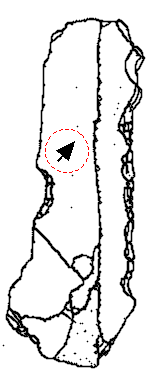
#> input picture image.png, 151 x 374 px
$ python -i ripple_remover.py   (imports and definitions only)
#> lines starting #> are read from the running program, lines starting #| are printed output that depends on the picture; after the words box and inside, x2 and y2 are one past the last pixel; in counts of white or black regions, pixels touching at a corner belong together
import cv2
import numpy as np
import networkx as nxgraph
from skimage import morphology
from scipy.ndimage import label
import os
import traceback
from PIL import Image
import numpy as np


# [12 lines left out: function exception_hook, not called in this run]

# Install the exception hook
import sys
sys.excepthook = exception_hook

# [1 line not run here, left out]


def improve_line_quality_antialias(binary_image, line_boost=1.0, preserve_thickness=True):
    """
    Improve line quality using advanced anti-aliasing while preserving original thickness

    Args:
        binary_image: Input binary image (black lines on white background)
        line_boost: Factor to slightly adjust line presence (1.0 = no change)
        preserve_thickness: Whether to preserve original line thickness

    Returns:
        improved_image: Enhanced image with better line quality
    """
    # Ensure correct format
    if binary_image.max() <= 1:
        binary_image = binary_image * 255

    # Convert to proper format
    binary_image = binary_image.astype(np.uint8)

    if preserve_thickness:
        # Gentle enhancement that preserves thickness
        scale_factor = 3  # Reduced from 6 for better thickness preservation
        h, w = binary_image.shape
        upscaled = cv2.resize(binary_image, (w * scale_factor, h * scale_factor),
                             interpolation=cv2.INTER_CUBIC)

        # Very light morphological operations
        if line_boost > 1.0:
            kernel = np.ones((2, 2), np.uint8)
            upscaled = cv2.dilate(upscaled, kernel, iterations=1)

        # Gentle Gaussian blur for smoothing
        blurred = cv2.GaussianBlur(upscaled, (3, 3), 0.5)  # Reduced sigma

        # Conservative threshold to maintain line width
        _, smoothed = cv2.threshold(blurred, 200, 255, cv2.THRESH_BINARY)  # Lower threshold

        # Light median filter
        smoothed = cv2.medianBlur(smoothed, 3)

        # Scale back down with high-quality interpolation
        result = cv2.resize(smoothed, (w, h), interpolation=cv2.INTER_AREA)

        # Final threshold with preservation bias
        _, result = cv2.threshold(result, 180, 255, cv2.THRESH_BINARY)  # Lower threshold

    else:
        # Original aggressive enhancement for very thin lines
        scale_factor = 6
        h, w = binary_image.shape
        upscaled = cv2.resize(binary_image, (w * scale_factor, h * scale_factor),
                             interpolation=cv2.INTER_CUBIC)

        kernel = np.ones((2, 2), np.uint8)
        if line_boost > 1.0:
            upscaled = cv2.dilate(upscaled, kernel, iterations=1)

        blurred = cv2.GaussianBlur(upscaled, (3, 3), 0.8)
        _, smoothed = cv2.threshold(blurred, 225, 255, cv2.THRESH_BINARY)
        smoothed = cv2.medianBlur(smoothed, 3)

        if line_boost > 1.3:
            smoothed = cv2.erode(smoothed, kernel, iterations=1)

        result = cv2.resize(smoothed, (w, h), interpolation=cv2.INTER_AREA)
        _, result = cv2.threshold(result, 200, 255, cv2.THRESH_BINARY)

    return result

def create_thickness_aware_mask(original_binary, structural_mask, min_thickness=1, max_thickness=10):
    """
    Create a thickness-aware reconstruction mask that preserves original line widths

    Args:
        original_binary: Original binary image (boolean array, True=foreground)
        structural_mask: Skeleton-based mask of structural elements (boolean array)
        min_thickness: Minimum line thickness to preserve
        max_thickness: Maximum line thickness to preserve

    Returns:
        final_mask: Boolean mask preserving original line thickness for structural elements
    """
    # Convert structural mask to distance transform to get reconstruction zones
    from scipy.ndimage import distance_transform_edt

    # Create distance transform from structural skeleton
    # This gives us zones around structural lines where we should preserve original content
    structural_distance = distance_transform_edt(~structural_mask)

    # Create adaptive dilation zones based on local line thickness in original
    original_distance = distance_transform_edt(~original_binary)

    # For each structural pixel, determine appropriate reconstruction radius
    reconstruction_mask = np.zeros_like(original_binary, dtype=bool)

    # Get coordinates of structural skeleton pixels
    struct_y, struct_x = np.where(structural_mask)

    for i in range(len(struct_y)):
        y, x = struct_y[i], struct_x[i]

        # Find original line thickness at this location by looking in neighborhood
        # Get local neighborhood around this skeleton point
        neighborhood_size = max_thickness + 2
        y_min = max(0, y - neighborhood_size)
        y_max = min(original_binary.shape[0], y + neighborhood_size + 1)
        x_min = max(0, x - neighborhood_size)
        x_max = min(original_binary.shape[1], x + neighborhood_size + 1)

        # Get the original content in this neighborhood
        local_original = original_binary[y_min:y_max, x_min:x_max]

        if np.any(local_original):
            # Find the maximum distance to background in this neighborhood
            # This approximates the local line thickness
            local_distances = distance_transform_edt(local_original)
            local_thickness = np.max(local_distances)

            # Clamp thickness to reasonable bounds
            reconstruction_radius = max(min_thickness, min(max_thickness, int(local_thickness * 0.2)))

            # Create circular reconstruction zone around this skeleton point
            for dy in range(-reconstruction_radius, reconstruction_radius + 1):
                for dx in range(-reconstruction_radius, reconstruction_radius + 1):
                    ny, nx = y + dy, x + dx
                    if (0 <= ny < original_binary.shape[0] and
                        0 <= nx < original_binary.shape[1] and
                        dy*dy + dx*dx <= reconstruction_radius*reconstruction_radius):
                        reconstruction_mask[ny, nx] = True

    # Final mask: original content AND within reconstruction zones
    final_mask = original_binary & reconstruction_mask

    return final_mask

# [40 lines left out: function crop_to_content, not called in this run]


def debug_image_info(name, img):
    """Print detailed image information for debugging"""
    if img is None:
        print(f"{name:<30} {'N/A':>10} {'N/A':>10} {'None':>15} {'N/A':>8} {'N/A':>8}")
        return

    if isinstance(img, bool) or (hasattr(img, 'dtype') and img.dtype == bool):
        img_type = "Boolean"
    elif not hasattr(img, 'dtype'):
        img_type = type(img).__name__
    else:
        img_type = str(img.dtype)

    shape_info = "N/A"
    h, w = "N/A", "N/A"
    min_val, max_val = "N/A", "N/A"

    if hasattr(img, 'shape'):
        if len(img.shape) == 2:
            h, w = img.shape
            shape_info = f"2D: {w}x{h}"
        elif len(img.shape) == 3:
            h, w, c = img.shape
            shape_info = f"3D: {w}x{h}x{c}"
        else:
            shape_info = f"Other: {img.shape}"

    if hasattr(img, 'min') and hasattr(img, 'max'):
        try:
            min_val = f"{img.min():.2f}"
            max_val = f"{img.max():.2f}"
        except:
            min_val = "Error"
            max_val = "Error"

    print(f"{name:<30} {w:>10} {h:>10} {img_type:>15} {min_val:>8} {max_val:>8}")
    return img

    # Save the image
    cv2.imwrite(output_path, img)
    print(f"Debug image saved to {output_path}")

def process_lithic_drawing_improved(image_path, output_folder="image_debug", dpi_info=None, format_info=None, output_dpi=None):
    """
    Process a lithic drawing to remove ripple lines while preserving original line quality and metadata

    Args:
        image_path: Path to the input image
        output_folder: Folder to save all output images
        dpi_info: DPI information to preserve (tuple of x,y dpi)
        format_info: Original image format to preserve

    Returns:
        cleaned_image: Image with ripple lines removed but original line quality preserved
    """
#> called with image_path = 'image.png', output_folder = 'image_debug'
    # Create output folder if it doesn't exist
    os.makedirs(output_folder, exist_ok=True)
    print(f"Created output folder: {output_folder}")

    # Add debugging header
    print("\n=== IMAGE DIMENSIONS DEBUGGING ===")
    print(f"{'Step':<30} {'Width':>10} {'Height':>10} {'Type':>15} {'Min':>8} {'Max':>8}")
    print("-" * 80)

    # Step 1: Read the image and preserve metadata
    print("Reading image...")
    if isinstance(image_path, str):
        # Use Pillow to read the image and preserve metadata
        try:
            pil_image = Image.open(image_path)
#> pil_image is the input picture: PIL image 151x374 RGB; mean R, G, B 229.2, 228.8, 228.8
            # Store metadata if not already provided
            if format_info is None:
                format_info = pil_image.format
                print(f"Image format: {format_info}")
#| Image format: PNG

            if dpi_info is None and hasattr(pil_image, 'info') and 'dpi' in pil_image.info:
                dpi_info = pil_image.info['dpi']
#> dpi_info = (300, 300)
                print(f"Image DPI: {dpi_info}")
#| Image DPI: (299.9994, 299.9994)

            # Convert to numpy array for processing (grayscale)
            original_image = np.array(pil_image.convert('L'))
            print(f"Image read successfully. Shape: {original_image.shape}")
#| Image read successfully. Shape: (374, 151)
        except Exception as e:
            print(f"Error reading with Pillow: {e}")
            # Fallback to OpenCV
            original_image = cv2.imread(image_path, cv2.IMREAD_GRAYSCALE)
            if original_image is None:
                raise ValueError(f"Could not read image at {image_path}")
            print(f"Image read with OpenCV. Shape: {original_image.shape}")
    else:
        # Assume image_path is already a numpy array
        original_image = image_path
        print(f"Using provided numpy array. Shape: {original_image.shape}")

    # Print metadata info
    if dpi_info:
        print(f"Original DPI information: {dpi_info}")
#| Original DPI information: (299.9994, 299.9994)
    if output_dpi:
        print(f"Output DPI will be set to: {output_dpi}")
    elif dpi_info:
        print(f"Output DPI will match original: {dpi_info}")
#| Output DPI will match original: (299.9994, 299.9994)
    else:
        print("Output DPI will be unset (application defaults will apply)")
    if format_info:
        print(f"Preserving original format: {format_info}")
#| Preserving original format: PNG

    # Save the original image
    save_debug_image(original_image, os.path.join(output_folder, '1_original_image.png'),
                    'Original Image', dpi_info, format_info, output_dpi)
#> in debug_image_info, `min_val = f"{img.min():.2f}"`: min_val = '0.00'
#> in debug_image_info, `max_val = f"{img.max():.2f}"`: max_val = '255.00'
#| Before saving 1_original_image.png        151        374           uint8     0.00   255.00
#> in save_debug_image, `save_kwargs = {'dpi': dpi_info}`: save_kwargs = {'dpi': (300, 300)}

    # Step 2: Preprocess the image
    print("Preprocessing image...")

    # Threshold to binary (if necessary)
    if original_image.max() > 1:  # Check if image is not already binary
        _, binary = cv2.threshold(original_image, 0, 255, cv2.THRESH_BINARY_INV + cv2.THRESH_OTSU)
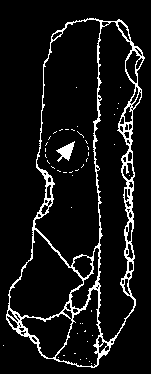
#> binary: shape (374, 151); 8.2% white in thin lines or dots, all inside (x1, y1, x2, y2) = (3, 18, 145, 368)
        binary = binary > 0  # Convert to boolean
        print("Image thresholded to binary")
    else:
        binary = original_image > 0
        print("Image already binary")

    # Save a copy of the binary image for later reconstruction
    binary_image = binary.astype(np.uint8) * 255

    # Skeletonize the binary image to get thin lines
    print("Skeletonizing image...")
    skeleton = morphology.skeletonize(binary)
#> skeleton: shape (374, 151) bool; 4.1% white in thin lines or dots, all inside (x1, y1, x2, y2) = (3, 18, 144, 368)
    skeleton_img = skeleton.astype(np.uint8) * 255
    print(f"Skeleton created. Non-zero pixels: {np.count_nonzero(skeleton)}")
#| Skeleton created. Non-zero pixels: 2312

    # Save the skeleton image
    save_debug_image(skeleton_img, os.path.join(output_folder, '2_skeleton.png'),
                    'Skeleton', dpi_info, format_info, output_dpi)
#> call 2 of save_debug_image, with output_path = 'image_debug/2_skeleton.png', title = 'Skeleton', dpi_info = (300, 300), format = 'PNG'
#| Before saving 2_skeleton.png          151        374           uint8     0.00   255.00
#> in save_debug_image (call 2), `cv2.putText(display_np, title, (10, 20), cv2.FONT_HERSHEY_SIMPLEX, 0.4..`:
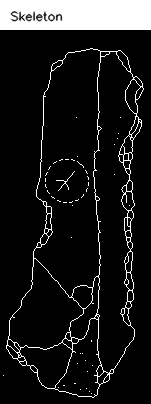
#> display_np: shape (404, 151, 3); min 0, max 255, mean 27.9

    # Step 3: Find endpoints and junctions
    print("Finding endpoints and junctions...")
    height, width = skeleton.shape

    # Initialize arrays to store special points
    endpoints = []
    junctions = []

    # Get coordinates of skeleton pixels
    y_coords, x_coords = np.where(skeleton)
#> y_coords = 2312 values from 18 to 367; x_coords = 2312 values, max 143 at index 240, min 3 at index 2174, mean 87.68
    print(f"Total skeleton pixels: {len(y_coords)}")
#| Total skeleton pixels: 2312

    # For each skeleton pixel, count neighbors to determine if it's an endpoint or junction
    for i in range(len(y_coords)):
        y, x = y_coords[i], x_coords[i]

        # Skip border pixels
        if y > 0 and y < height-1 and x > 0 and x < width-1:
            # Get 8-connected neighborhood
            neighborhood = skeleton[y-1:y+2, x-1:x+2].flatten()
            # Remove the center pixel (which is the pixel itself)
            neighborhood = np.delete(neighborhood, 4)
            # Count non-zero neighbors
            num_neighbors = np.count_nonzero(neighborhood)

            if num_neighbors == 1:
                # This is an endpoint
                endpoints.append((x, y))
            elif num_neighbors >= 3:
                # This is a junction
                junctions.append((x, y))
#> this loop made 2312 passes
#> (y, x, neighborhood, num_neighbors) on passes 1 to 6: (18, 90, [False, False, False, False, True, True, False, False], 2), (18, 91, [False, False, False, True, True, False, False, False], 2), (18, 92, [False, False, False, True, False, False, False, True], 2), (19, 86, [False, False, False, False, True, True, False, False], 2), (19, 87, [False, False, False, True, True, False, False, False], 2), (19, 88, [False, False, False, True, True, False, False, False], 2)
#> after the loop, endpoints = 61 pairs, first value 14 to 126, second value 66 to 364; junctions = 466 pairs, first value 6 to 142, second value 21 to 365

    print(f"Found {len(endpoints)} endpoints and {len(junctions)} junctions")
#| Found 61 endpoints and 466 junctions

    # Create visualization of endpoints and junctions
    debug_img = np.zeros((height, width, 3), dtype=np.uint8)
    debug_img[skeleton] = [255, 255, 255]  # White for skeleton

    # Use small markers
    for x, y in endpoints:
        cv2.circle(debug_img, (x, y), 1, (0, 0, 255), -1)  # Red for endpoints
#> this loop made 61 passes
#> (x, y) on passes 1 to 8: (45, 66), (94, 121), (62, 129), (65, 129), (68, 129), (71, 129), (59, 130), (74, 130)

    for x, y in junctions:
        cv2.circle(debug_img, (x, y), 1, (0, 255, 0), -1)  # Green for junctions
#> this loop made 466 passes
#> (x, y) on passes 1 to 3: (100, 21), (101, 21), (108, 21)
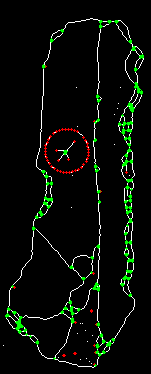
#> debug_img: shape (374, 151, 3); mean of channels 0, 1, 2 7.1, 13.4, 8.4; drawn as B, G, R

    save_debug_image(debug_img, os.path.join(output_folder, '3_endpoints_junctions.png'),
                    'Skeleton with Endpoints (Red) and Junctions (Green)', dpi_info, format_info, output_dpi)
#> call 3 of save_debug_image, with output_path = 'image_debug/3_endpoints_junctions.png', dpi_info = (300, 300), format = 'PNG'
#| Before saving 3_endpoints_junctions.png        151        374           uint8     0.00   255.00
#> in save_debug_image (call 3), `cv2.putText(display_np, title, (10, 20), cv2.FONT_HERSHEY_SIMPLEX, 0.4..`:
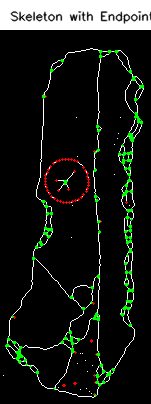
#> display_np: shape (404, 151, 3); mean R, G, B 25, 29.6, 23.8

    # Step 4: Identify line segments by removing junctions and endpoints
    print("Identifying line segments...")

    # Create a mask for special points (endpoints and junctions)
    special_points_mask = np.zeros_like(skeleton, dtype=bool)
    for x, y in endpoints + junctions:
        special_points_mask[y, x] = True
#> this loop made 527 passes
#> special_points_mask: shape (374, 151) bool; 0.93% white in thin lines or dots, all inside (x1, y1, x2, y2) = (6, 21, 143, 366)

    # Remove special points from skeleton to get segments
    segments = skeleton.copy()
    segments[special_points_mask] = False

    # Label the connected components (segments)
    structure = np.ones((3, 3), dtype=np.int32)  # 8-connectivity
    labeled_segments, num_segments = label(segments, structure=structure)
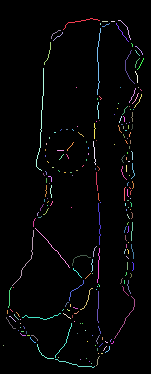
#> labeled_segments: shape (374, 151) int32; 227 distinct labels, from 0 to 226; one colour per label, 0 black
#> num_segments = 226
    print(f"Found {num_segments} line segments")
#| Found 226 line segments

    # Create a colored visualization of the labeled segments
    segment_colors = np.zeros((height, width, 3), dtype=np.uint8)

    # Generate random colors for each segment
    np.random.seed(42)  # For reproducibility
    colors = np.random.randint(50, 256, size=(num_segments + 1, 3), dtype=np.uint8)
#> colors = 227 rows, first 8: [152, 145, 229], [111, 253, 142], [53, 148, 64], [199, 96, 156], [149, 237, 121], [203, 249, 238], [224, 115, 203], [70, 94, 253]
    colors[0] = [0, 0, 0]  # Background is black

    # Apply colors to segments
    for y in range(height):
        for x in range(width):
            segment_id = labeled_segments[y, x]
            segment_colors[y, x] = colors[segment_id]

    save_debug_image(segment_colors, os.path.join(output_folder, '4_labeled_segments.png'),
                    f'Labeled Segments (Total: {num_segments})', dpi_info, format_info, output_dpi)
#> call 4 of save_debug_image, with output_path = 'image_debug/4_labeled_segments.png', title = 'Labeled Segments (Total: 226)', dpi_info = (300, 300), format = 'PNG'
#| Before saving 4_labeled_segments.png        151        374           uint8     0.00   255.00
#> in save_debug_image (call 4), `cv2.putText(display_np, title, (10, 20), cv2.FONT_HERSHEY_SIMPLEX, 0.4..`:
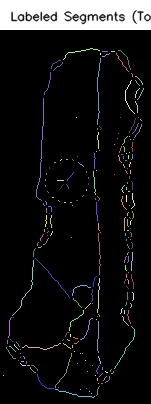
#> display_np: shape (404, 151, 3); mean R, G, B 21.4, 21.6, 21.9

    # Step 5: Build graph representation
    print("Building graph representation...")
    G = nxgraph.Graph()
    # Add nodes for endpoints and junctions
    for i, (x, y) in enumerate(endpoints):
        G.add_node(f"e{i}", type="endpoint", pos=(x, y))

    for i, (x, y) in enumerate(junctions):
        G.add_node(f"j{i}", type="junction", pos=(x, y))

    # Create a mapping from coordinates to node IDs
    coord_to_node = {}
    for node, data in G.nodes(data=True):
        coord_to_node[data['pos']] = node
#> this loop made 527 passes
#> after the loop, coord_to_node = 527 items

    # For each segment, find which special points it connects
    segment_connections = {}
    for segment_id in range(1, num_segments + 1):
        # Get mask for this segment
        segment_mask = labeled_segments == segment_id

        # Dilate to find connecting special points
        dilated_mask = morphology.binary_dilation(segment_mask, np.ones((3, 3), dtype=np.uint8))

        # Find all special points connected to this segment
        connected_points = []

        # Check endpoints
        for point in endpoints:
            x, y = point
            if dilated_mask[y, x]:
                connected_points.append(coord_to_node[(x, y)])

        # Check junctions
        for point in junctions:
            x, y = point
            if dilated_mask[y, x]:
                connected_points.append(coord_to_node[(x, y)])

        # Store the connections for this segment
        if len(connected_points) >= 2:
            segment_connections[segment_id] = connected_points

            # Add edges between all pairs of connected points
            for i in range(len(connected_points)):
                for j in range(i+1, len(connected_points)):
                    G.add_edge(connected_points[i], connected_points[j], segment=segment_id)
#> segment_mask: shape (374, 151) bool; 0% white in thin lines or dots, all inside (x1, y1, x2, y2) = (91, 363, 92, 364)
#> after the loop, segment_connections = 204 items

    # Step 6: Identify ripple lines
    print("Identifying ripple lines...")

    # A segment is a ripple line if it connects to at least one endpoint
    ripple_segments = set()

    for segment_id, connected_points in segment_connections.items():
        # Check if any connected point is an endpoint
        has_endpoint = any(node.startswith('e') for node in connected_points)

        if has_endpoint:
            ripple_segments.add(segment_id)
#> this loop made 204 passes
#> (segment_id, connected_points, has_endpoint) on passes 1 to 3: (1, ['j0', 'j16'], False), (2, ['j7', 'j21'], False), (3, ['j1', 'j2'], False)
#> after the loop, ripple_segments = 29 items

    print(f"Identified {len(ripple_segments)} ripple segments")
#| Identified 29 ripple segments

    # Create visualization of ripple segments
    ripple_viz = np.zeros((height, width, 3), dtype=np.uint8)

    # Draw structural segments in white
    for segment_id in range(1, num_segments + 1):
        if segment_id not in ripple_segments:
            segment_mask = labeled_segments == segment_id
            ripple_viz[segment_mask] = [255, 255, 255]
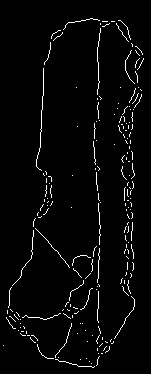
#> ripple_viz: shape (374, 151, 3); 3% white in thin lines or dots, all inside (x1, y1, x2, y2) = (3, 18, 144, 368)

    # Draw ripple segments in red
    for segment_id in ripple_segments:
        segment_mask = labeled_segments == segment_id
        ripple_viz[segment_mask] = [0, 0, 255]
#> this loop made 29 passes
#> segment_id on passes 1 to 8: 156, 166, 51, 52, 53, 55, 56, 59
#> ripple_viz: shape (374, 151, 3); 0.15% of pixels changed, all inside (x1, y1, x2, y2) = (13, 129, 127, 346)
#> (the rest of the program and of its run is left out)
